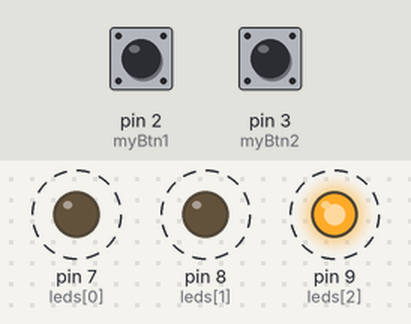
The sketch below on a simulated Arduino Uno, built with avr-gcc and run on an emulated ATmega328P. Parts: output pins drawn as LEDs (lit = HIGH). Dashed ring = blinking. Inputs (shaded band) come from the test bench; at power-on: pin 3 (myBtn2) HIGH, pin 2 (myBtn1) HIGH.

Above: at 1.2 s.
1.3 s: pin 3 (myBtn2) pulled LOW for 0.15 s
4.3 s: pin 2 (myBtn1) pulled LOW for 0.15 s
At 4.63 s:
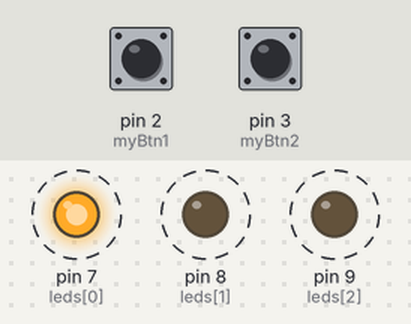
7.3 s: pin 3 (myBtn2) pulled LOW for 1 s
10.3 s: pin 2 (myBtn1) pulled LOW for 1 s
At 11.47 s:
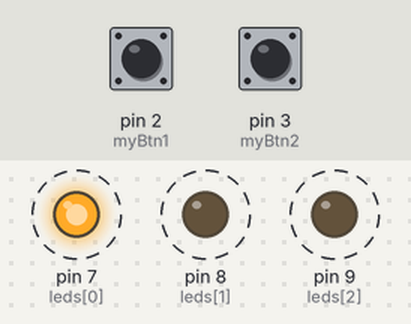
Timing chart, 0 to 14.3 s (numbered marks = the images above; inputs shaded):
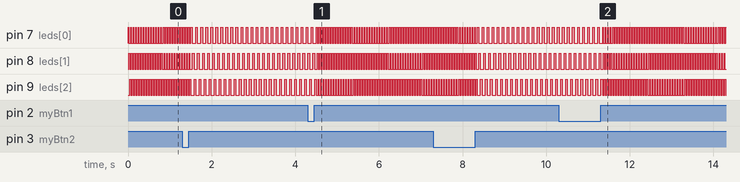

The sketch:

oop.ino
```cpp
/*
  Creado: Paolo Patruno (p.patruno@iperbole.bologna.it) y Luis del Valle (ldelvalleh@programarfacil.com)

  Compártelo a todo el mundo :)
*/

#include <JC_Button.h> // https://github.com/JChristensen/JC_Button

// numero de LED
#define NUMLED 3

Button myBtn1(2); // define the button
Button myBtn2(3); // define the button

// Variable global de velocidad
volatile int velocidad = 20;
// Constantes de velocidad máxima, mínima y cuanto aumenta
const int maxima = 1000;
const int minima = 20;
const int aumenta = 20;

// Array con los números de los pines donde están conectados
// los LEDs de las luces del coche fantástico
int leds[NUMLED] = {7,8,9};

void setup() {
  // Inicializamos los pines de los LEDs como salida y a estado bajo
  for (int i = 0; i < NUMLED; i++)
  {
    pinMode(leds[i], OUTPUT);
    digitalWrite(leds[i], LOW);
  }

  // Asignamos la velocidad mínima
  velocidad = minima;

  myBtn1.begin(); // initialize the button object
  myBtn2.begin(); // initialize the button object

}

void loop() {
  swapLed();

  myBtn1.read();
  myBtn2.read();

  if (myBtn1.wasReleased()) velocidadMenos();
  if (myBtn2.wasReleased()) velocidadMas();

}

void swapLed()
{
  // Este primer bucle recorre el array de izquierda a derecha
  for (int i = 0; i < NUMLED; i++)
  {
    // Solo para el segundo pin y consecutivos apagamos el pin anterior
    // En el caso de 0 no hace falta ya que por defecto está apagado
    // Cuidado que nos salimos del rango del array 0-1=-1 no existe este elemento
    if (i > 0)
    {
      // Apagamos el LED a la izquierda
      digitalWrite(leds[i - 1], LOW);
    }

    // Encendemos en el LED en el que estamos
    digitalWrite(leds[i], HIGH);

    // Esperamos el tiempo marcado por velocidad
    delay(velocidad);

    if (i == NUMLED-1)
    {
      // Apagamos el último LED encendido, el elemento 5 del array
      digitalWrite(leds[i], LOW);
    }
  }
}

// disminuye la velocidad
void velocidadMenos()
{
  // Disminuimos el valor establecido
  velocidad = velocidad - aumenta;

  // Si hemos llegado a la velocidad mínima no disminuímos más
  if (velocidad < minima)
  {
    velocidad = minima;
  }
}

// aumenta la velocidad
void velocidadMas()
{
  // Aumentamos el valor establecido
  velocidad = velocidad + aumenta;

  // Si hemos llegado a la velocidad máxima no aumentamos más
  if (velocidad > maxima)
  {
    velocidad = maxima;
  }
}
```

Measured:
- after the input at 1.3 s, pin 7 (leds[0]): alternates HIGH for 0.04 s and LOW for 0.08 s, starting after 0.32 s; pin 8 (leds[1]), pin 9 (leds[2]): alternates HIGH for 0.04 s and LOW for 0.08 s, starting after 0.28 s
- after the input at 4.3 s, pin 7 (leds[0]): alternates HIGH for 0.02 s and LOW for 0.04 s, starting after 0.26 s; pin 8 (leds[1]), pin 9 (leds[2]): alternates HIGH for 0.02 s and LOW for 0.04 s, starting after 0.24 s
- after the input at 10.3 s, pin 7 (leds[0]), pin 8 (leds[1]), pin 9 (leds[2]): alternates HIGH for 0.02 s and LOW for 0.04 s, starting after 1.1 s
- by itself, pin 7 (leds[0]), pin 8 (leds[1]), pin 9 (leds[2]): alternates HIGH for 0.02 s and LOW for 0.04 s
